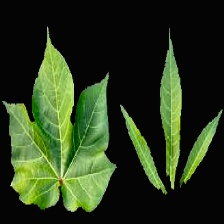
#> input picture notebooks/processed/sample.jpg, 224 x 224 px, found by its file name
$ jupyter execute opencv_learning.ipynb
#> lines starting #> are read from the running program, lines starting #| are printed output that depends on the picture
### Assignment 1
https://youtu.be/yQu_3e7MAr0?t=3951

[cell 1]
import cv2

image = cv2.imread("sample.jpg")
#> image is the input picture: shape (224, 224, 3); mean B, G, R 27.2, 56.3, 41

if image is not None:
    grayscale_image = cv2.cvtColor(image, cv2.COLOR_BGR2GRAY)
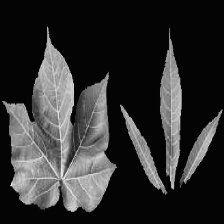
#> grayscale_image: shape (224, 224); min 0, max 238, mean 48.4
    action = input("What you want to do with image(show or save)?")
#> the answer given: out.png
    if action == "show":
        cv2.imshow("grayscale image", grayscale_image)
        cv2.waitKey(0)
        cv2.destroyAllWindows()
    if action == "save":
        name = input("enter saving name of image: ")
        cv2.imwrite(name+".jpg", grayscale_image)
        print(f"image saved with name {name}.jpg....")
else:
    print("Error: Image not loaded.")

### Assignment
https://youtu.be/yQu_3e7MAr0?t=8066

[cell 2]
import cv2

path = input("Enter path of image which you want to open: ")
#> the answer given: processed/sample.jpg

$ run again, with notebooks/processed/opencv_test_1.jpg copied over notebooks/processed/sample.jpg
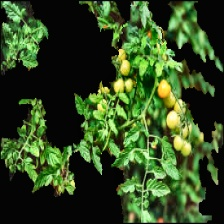
#> input picture notebooks/processed/opencv_test_1.jpg, 224 x 224 px, found by its file name
#> image is the input picture: shape (224, 224, 3); mean B, G, R 34.2, 74.9, 51.2
#> `grayscale_image = cv2.cvtColor(image, cv2.COLOR_BGR2GRAY)`:
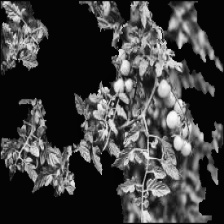
#> grayscale_image: shape (224, 224); min 0, max 250, mean 63.2

$ run again, with notebooks/processed/opencv_test_2.jpg copied over notebooks/processed/sample.jpg
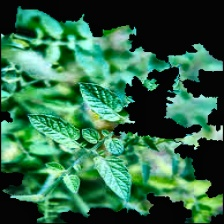
#> input picture notebooks/processed/opencv_test_2.jpg, 224 x 224 px, found by its file name
#> image is the input picture: shape (224, 224, 3); mean B, G, R 72.6, 105.8, 48.3
#> `grayscale_image = cv2.cvtColor(image, cv2.COLOR_BGR2GRAY)`:
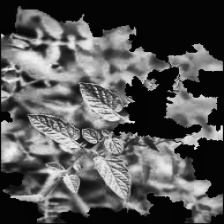
#> grayscale_image: shape (224, 224); min 0, max 244, mean 84.8

$ run again, with notebooks/processed/opencv_test_3.jpg copied over notebooks/processed/sample.jpg
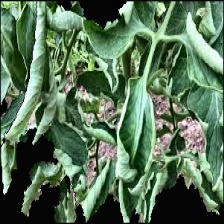
#> input picture notebooks/processed/opencv_test_3.jpg, 224 x 224 px, found by its file name
#> image is the input picture: shape (224, 224, 3); mean B, G, R 87.4, 114.9, 87.7
#> `grayscale_image = cv2.cvtColor(image, cv2.COLOR_BGR2GRAY)`:
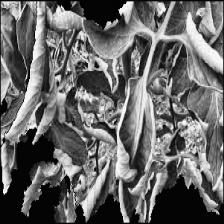
#> grayscale_image: shape (224, 224); min 0, max 254, mean 103.6
